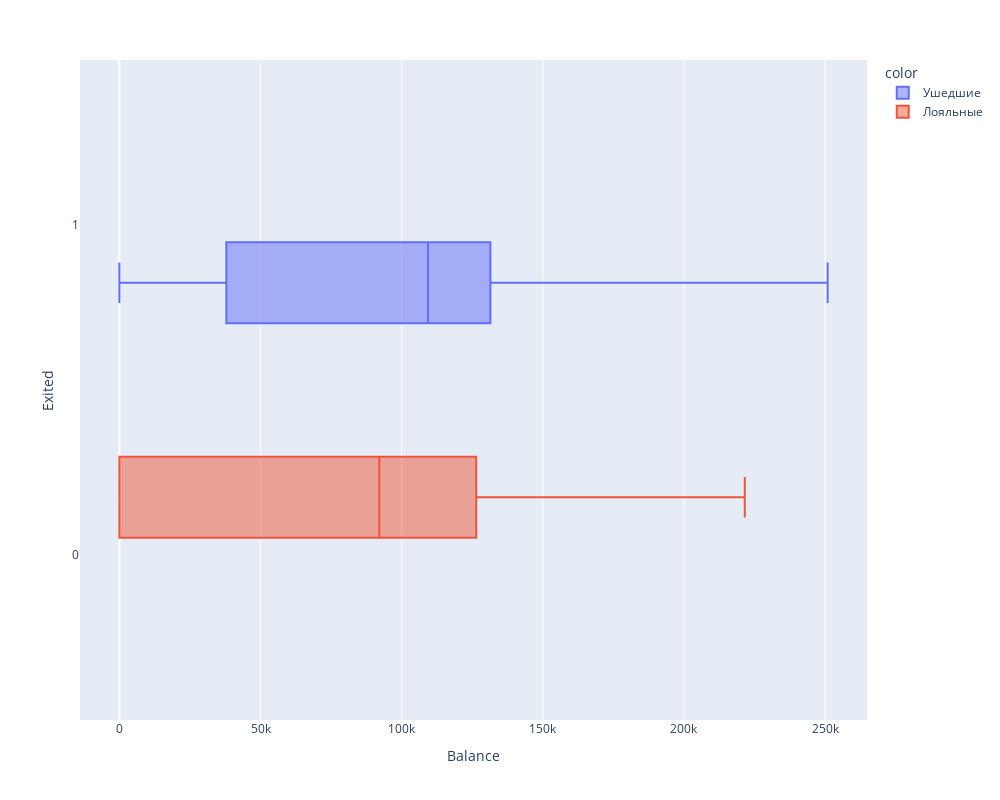

The code cell stored with this chart in its notebook:
### Code cell
grouped = churn_data_df.groupby(by='Exited', as_index=False)['Balance'].count()

fig3 = px.box(
    data_frame=churn_data_df,
    x='Balance',
    y= 'Exited',
    height=800,
    width=1000,
    orientation='h',
    color=churn_data_df['Exited'].map({0: 'Лояльные', 1: 'Ушедшие'}),
    
    
)
fig3.show()

### Figure 1 — Plotly figure (JSON) as saved in the notebook; plotly's stock layout.template omitted (floating-point values rounded to 4 significant figures; data arrays with more than 128 entries replaced by an {"elided": "..."} marker saying what was removed)
{"data": [{"alignmentgroup": "True", "hovertemplate": "color=Ушедшие<br>Balance=%{x}<br>Exited=%{y}<extra></extra>", "legendgroup": "Ушедшие", "marker": {"color": "#636efa"}, "name": "Ушедшие", "notched": false, "offsetgroup": "Ушедшие", "orientation": "h", "showlegend": true, "type": "box", "x": {"elided": "2037 float values"}, "x0": " ", "xaxis": "x", "y": {"elided": "2037 int values"}, "y0": " ", "yaxis": "y"}, {"alignmentgroup": "True", "hovertemplate": "color=Лояльные<br>Balance=%{x}<br>Exited=%{y}<extra></extra>", "legendgroup": "Лояльные", "marker": {"color": "#EF553B"}, "name": "Лояльные", "notched": false, "offsetgroup": "Лояльные", "orientation": "h", "showlegend": true, "type": "box", "x": {"elided": "7963 float values"}, "x0": " ", "xaxis": "x", "y": {"elided": "7963 int values"}, "y0": " ", "yaxis": "y"}], "layout": {"boxmode": "group", "height": 800, "legend": {"title": {"text": "color"}, "tracegroupgap": 0}, "margin": {"t": 60}, "width": 1000, "xaxis": {"anchor": "y", "domain": [0, 1], "title": {"text": "Balance"}}, "yaxis": {"anchor": "x", "domain": [0, 1], "title": {"text": "Exited"}}}}
